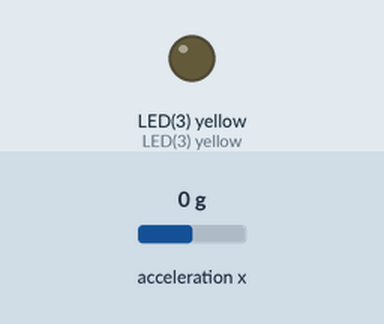
Recording of a program running on a simulated pyboard running MicroPython. Parts: output pins drawn as LEDs (lit = HIGH). The inputs (shaded band) are chosen by the test bench; at power-on: acceleration x 0 g.

Above: at 1.2 s.
1.3 s: acceleration x set to -0.3 g
At 2.5 s:
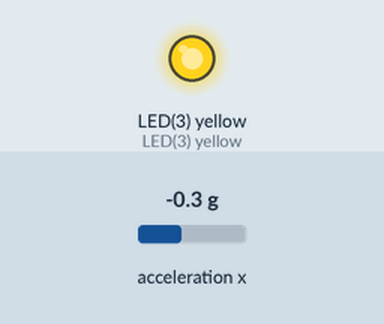
2.8 s: acceleration x set to 0 g
At 3.9 s:
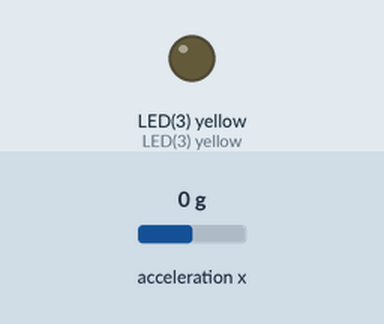
4.3 s: acceleration x set to -1.4 g
At 5.1 s:
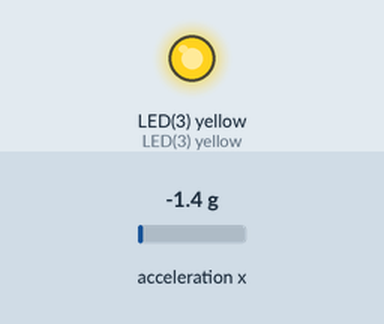
Timing chart, 0 to 7.3 s (numbered marks = the images above; inputs shaded):
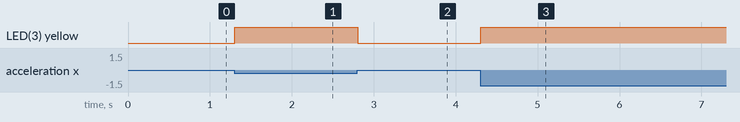

Measured:
- the behaviour switches between -0.1 and -0.2 g on acceleration x (found by bisection; images 0 and 1)
- after the input at 1.3 s, LED(3) yellow: LOW → HIGH at once
- after the input at 2.8 s, LED(3) yellow: HIGH → LOW at once
- after the input at 4.3 s, LED(3) yellow: LOW → HIGH at once

The program:

main.py
```python
# main.py -- put your code here!
from pyb import Accel
accel = pyb.Accel()
light = pyb.LED(3)
SENSITIVITY = 3

while True:
    x = accel.x()
    if abs(x) > SENSITIVITY:
        light.on()
    else:
        light.off()

    pyb.delay(100)
```
